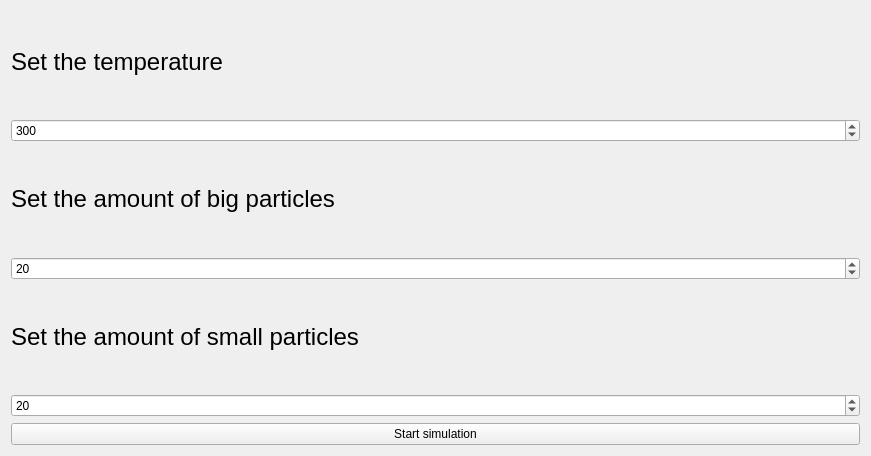
<?xml version="1.0" encoding="UTF-8"?>
<ui version="4.0">
 <class>ControlPanel</class>
 <widget class="QWidget" name="ControlPanel">
  <property name="geometry">
   <rect>
    <x>0</x>
    <y>0</y>
    <width>871</width>
    <height>456</height>
   </rect>
  </property>
  <property name="windowTitle">
   <string>Form</string>
  </property>
  <layout class="QVBoxLayout" name="verticalLayout_2">
   <item>
    <layout class="QVBoxLayout" name="verticalLayout">
     <item>
      <widget class="QLabel" name="label">
       <property name="text">
        <string>&lt;html&gt;&lt;head/&gt;&lt;body&gt;&lt;p&gt;&lt;span style=&quot; font-size:18pt;&quot;&gt;Set the temperature&lt;/span&gt;&lt;/p&gt;&lt;/body&gt;&lt;/html&gt;</string>
       </property>
      </widget>
     </item>
     <item>
      <widget class="QSpinBox" name="temperatureInput">
       <property name="minimum">
        <number>1</number>
       </property>
       <property name="maximum">
        <number>1500</number>
       </property>
       <property name="singleStep">
        <number>50</number>
       </property>
       <property name="value">
        <number>300</number>
       </property>
      </widget>
     </item>
     <item>
      <widget class="QLabel" name="label_2">
       <property name="text">
        <string>&lt;html&gt;&lt;head/&gt;&lt;body&gt;&lt;p&gt;&lt;span style=&quot; font-size:18pt;&quot;&gt;Set the amount of big particles&lt;/span&gt;&lt;/p&gt;&lt;/body&gt;&lt;/html&gt;</string>
       </property>
      </widget>
     </item>
     <item>
      <widget class="QSpinBox" name="bigParticleCountInput">
       <property name="minimum">
        <number>5</number>
       </property>
       <property name="maximum">
        <number>500</number>
       </property>
       <property name="singleStep">
        <number>5</number>
       </property>
       <property name="value">
        <number>20</number>
       </property>
      </widget>
     </item>
     <item>
      <widget class="QLabel" name="label_3">
       <property name="text">
        <string>&lt;html&gt;&lt;head/&gt;&lt;body&gt;&lt;p&gt;&lt;span style=&quot; font-size:18pt;&quot;&gt;Set the amount of small particles&lt;/span&gt;&lt;/p&gt;&lt;/body&gt;&lt;/html&gt;</string>
       </property>
      </widget>
     </item>
     <item>
      <widget class="QSpinBox" name="smallParticleCountInput">
       <property name="minimum">
        <number>5</number>
       </property>
       <property name="maximum">
        <number>500</number>
       </property>
       <property name="singleStep">
        <number>5</number>
       </property>
       <property name="value">
        <number>20</number>
       </property>
      </widget>
     </item>
     <item>
      <widget class="QPushButton" name="startButton">
       <property name="text">
        <string>Start simulation</string>
       </property>
      </widget>
     </item>
    </layout>
   </item>
  </layout>
 </widget>
 <resources/>
 <connections/>
</ui>
